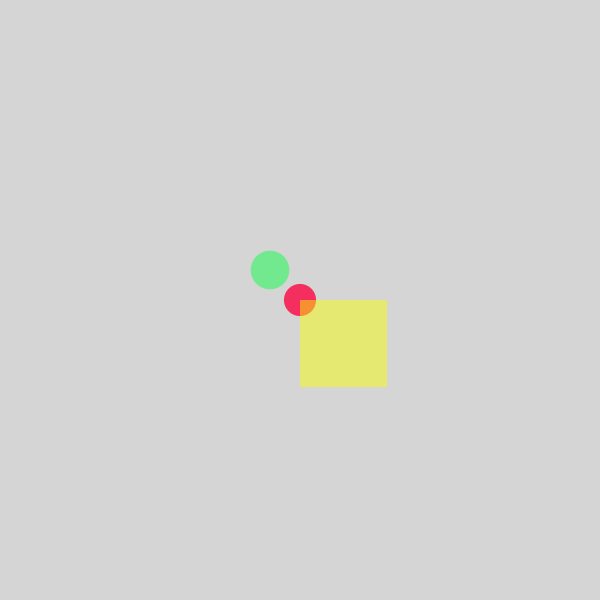
Frame 1 (no input)
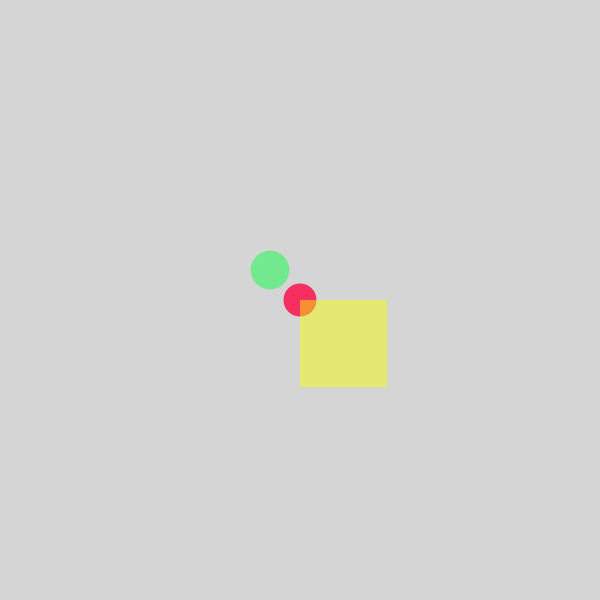
Frame 60 (the mouse pressed at the canvas centre just before this capture)
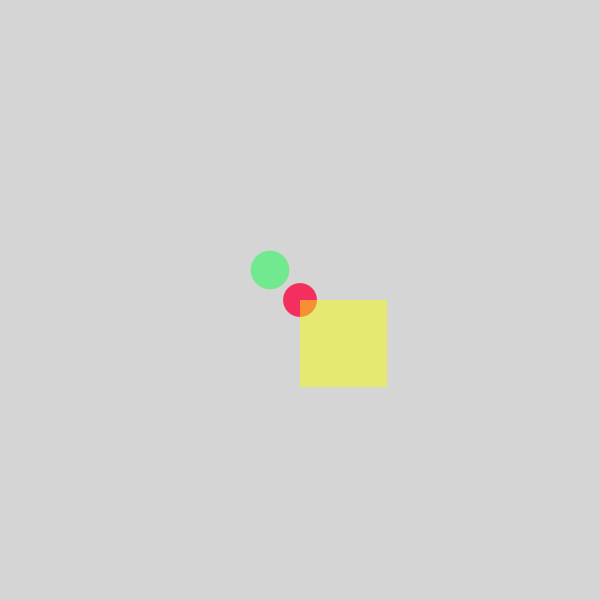
Frame 120 (the mouse held since frame 60 and released just before this capture)

The Processing sketch that drew these frames (run headless with seeded random() and noise(); from frame 60 on, the mouse is pressed at the canvas centre):

// Processing sketch: Mikey_clock
// ── Mikey_clock.pde
//MIKEY CHEN
//CLOCK

void setup() {
  size(600, 600);
}
void draw() {
  background(213, 213, 213);
  noStroke();
  
  fill(245, 46, 96);
  float s = map(second(), 0, 59, 0, 50);
  ellipse(300, 300, s, s);
  
  fill(247, 255, 0, 120);
  float m = map(minute(), 0, 59, 20, 200);
  rect(300, 300, m, m);
  
  fill(4, 255, 63, 120);
  float h = map(hour(), 0, 59, 30, 200);
  ellipse(270, 270, h, h);
  
  
}
